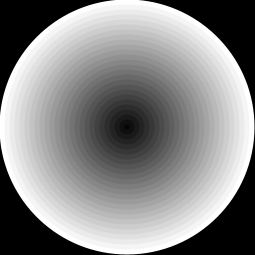
Frame 1 (no input)
Frame 60 (the mouse pressed at the canvas centre just before this capture): identical to frame 1, image omitted
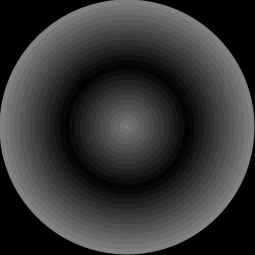
Frame 120 (the mouse held since frame 60 and released just before this capture)

The Processing sketch that drew these frames (run headless with seeded random() and noise(); from frame 60 on, the mouse is pressed at the canvas centre):

// Processing sketch: processing_29426
// ── processing_29426.pde

void setup(){
  size(255,255);
 }
void draw(){
  background(0);
  ellipseMode(CENTER);
  int cir=255;

  while(cir>0){
   noStroke();
      float distance=abs(mouseX-cir);
     
    fill(distance);
       
    ellipse(width/2,height/2,cir,cir);
    cir-=10;
  }
}
